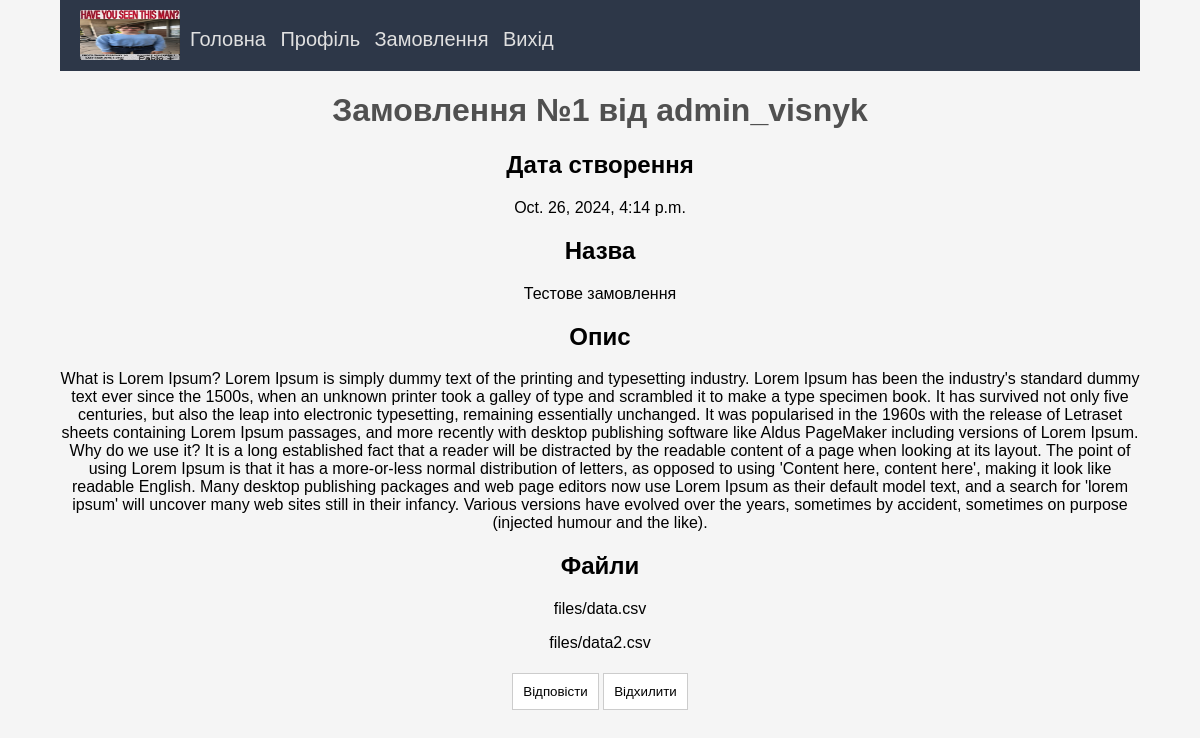
/manager/orders/1, run on the app's committed database.
### sales_management/models.py (models this page shows)
class Order(models.Model):
    user_created = models.ForeignKey(User, related_name='user', on_delete=models.DO_NOTHING)
    title = models.CharField('Назва замовлення', max_length=64)
    description = models.TextField('Опис', max_length=5000)
    created_at = models.DateTimeField(auto_now_add=True)

class OrderFiles(models.Model):
    order_model = models.ForeignKey(Order, related_name='order_files', on_delete=models.CASCADE)
    file = models.FileField(upload_to='files/')

### admin_panel/models.py (models this page shows)
class User(AbstractUser):
    number = PhoneNumberField('phone_number')

### manager_panel/modules/sales/src.py (the view, shortened to what this page needs)
# urls.py: path('orders/<int:id>', OrderDetails.as_view(), name='order_details'),
class OrderDetails(View, UserPassesTestMixin):
    def get(self, request, id):
        order = get_object_or_404(Order, pk=id)
        files = get_list_or_404(OrderFiles, order_model=order)
        context = {
            'order': order,
            'files': files,
            'file_root': settings.MEDIA_URL
        }
        return render(request, 'managerpanel/order_details.html', context)

### manager_panel/templates/managerpanel/order_details.html (shortened to what this page needs)
{% load static %}
{% include 'managerpanel/header.html' %}
<!DOCTYPE html>
<html lang="en">
<head>
    <link rel="stylesheet" href="{% static 'styles/styles.css' %}">
</head>
<body>
    <h1>Замовлення №{{ order.id }} від {{ order.user_created.username }}</h1>
    <h2>Дата створення</h2>
    <p>{{ order.created_at }}</p>
    <h2>Назва</h2>
    <p>{{ order.title }}</p>
    <h2>Опис</h2>
    <p>{{ order.description }}</p>
    <h2>Файли</h2>
    {% for file in files %}
        <p><a href="{{file_root}}{{file.file}}">{{file.file}}</a></p>
    {% endfor %}
    <button class="item"><a href="{% url 'order_handling' order.id %}">Відповісти</a></button>
    <button class="item"><a href="">Відхилити</a></button>
</body>
</html>

### admin_panel/static/styles/styles.css (style rules this page uses)
body { width: 90%; margin: 0 auto; padding: 0; font-family: Arial, Helvetica, sans-serif; background-color: rgb(245, 245, 245); text-align: center; }
a { text-decoration: none; color: black; }
h1, label { text-align: center; color: rgb(80, 80, 80); }
.item, #id_category { display: inline-block; padding: 10px; margin-top: 5px; margin-bottom: 5px; border: 1px solid #ccc; background-color: white; }

### data on the page
Order: id "1", user_created.username "admin_visnyk", created_at "Oct. 26, 2024, 4:14 p.m.", title "Тестове замовлення", description "What is Lorem Ipsum? Lorem Ipsum is simply dummy text of the printing and typesetting industry. Lorem Ipsum has been the industry's standard dummy text ever since the 1500s, when an unknown printer took a galley of type and scrambled it to make a type specimen book. It has survived not only five centuries, but also the leap into electronic typesetting, remaining essentially unchanged. It was popularised in the 1960s with the release of Letraset sheets containing Lorem Ipsum passages, and more recently with desktop publishing software like Aldus PageMaker including versions of Lorem Ipsum. Why do we use it? It is a long established fact that a reader will be distracted by the readable…"
OrderFiles: file "files/data.csv"
OrderFiles: file "files/data2.csv"
